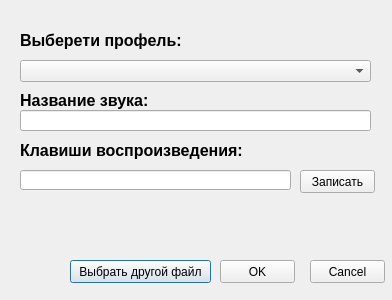
<?xml version="1.0" encoding="UTF-8"?>
<ui version="4.0">
 <class>Dialog</class>
 <widget class="QDialog" name="Dialog">
  <property name="geometry">
   <rect>
    <x>0</x>
    <y>0</y>
    <width>392</width>
    <height>300</height>
   </rect>
  </property>
  <property name="windowTitle">
   <string>Dialog</string>
  </property>
  <widget class="QComboBox" name="profile_selection_comboBox">
   <property name="geometry">
    <rect>
     <x>20</x>
     <y>60</y>
     <width>351</width>
     <height>22</height>
    </rect>
   </property>
  </widget>
  <widget class="QLabel" name="label">
   <property name="geometry">
    <rect>
     <x>20</x>
     <y>30</y>
     <width>171</width>
     <height>21</height>
    </rect>
   </property>
   <property name="font">
    <font>
     <pointsize>12</pointsize>
     <weight>75</weight>
     <bold>true</bold>
    </font>
   </property>
   <property name="text">
    <string>Выберети профель:</string>
   </property>
  </widget>
  <widget class="QLabel" name="label_2">
   <property name="geometry">
    <rect>
     <x>20</x>
     <y>90</y>
     <width>351</width>
     <height>21</height>
    </rect>
   </property>
   <property name="font">
    <font>
     <pointsize>12</pointsize>
     <weight>75</weight>
     <bold>true</bold>
    </font>
   </property>
   <property name="text">
    <string>Название звука:</string>
   </property>
  </widget>
  <widget class="QLineEdit" name="name_sound_lineEdit">
   <property name="geometry">
    <rect>
     <x>20</x>
     <y>110</y>
     <width>351</width>
     <height>21</height>
    </rect>
   </property>
  </widget>
  <widget class="QLabel" name="label_3">
   <property name="geometry">
    <rect>
     <x>20</x>
     <y>140</y>
     <width>351</width>
     <height>21</height>
    </rect>
   </property>
   <property name="font">
    <font>
     <pointsize>12</pointsize>
     <weight>75</weight>
     <bold>true</bold>
    </font>
   </property>
   <property name="text">
    <string>Клавиши воспроизведения:</string>
   </property>
  </widget>
  <widget class="QLineEdit" name="hot_key_lineEdit">
   <property name="geometry">
    <rect>
     <x>20</x>
     <y>170</y>
     <width>271</width>
     <height>20</height>
    </rect>
   </property>
   <property name="readOnly">
    <bool>true</bool>
   </property>
  </widget>
  <widget class="QPushButton" name="file_select_other_pushButton">
   <property name="geometry">
    <rect>
     <x>70</x>
     <y>260</y>
     <width>141</width>
     <height>23</height>
    </rect>
   </property>
   <property name="text">
    <string>Выбрать другой файл</string>
   </property>
  </widget>
  <widget class="QPushButton" name="ok_pushButton">
   <property name="geometry">
    <rect>
     <x>220</x>
     <y>260</y>
     <width>75</width>
     <height>23</height>
    </rect>
   </property>
   <property name="text">
    <string>OK</string>
   </property>
  </widget>
  <widget class="QPushButton" name="cancel_pushButton">
   <property name="geometry">
    <rect>
     <x>310</x>
     <y>260</y>
     <width>75</width>
     <height>23</height>
    </rect>
   </property>
   <property name="text">
    <string>Сancel</string>
   </property>
  </widget>
  <widget class="QPushButton" name="to_record_window_pushButton">
   <property name="geometry">
    <rect>
     <x>300</x>
     <y>170</y>
     <width>75</width>
     <height>23</height>
    </rect>
   </property>
   <property name="text">
    <string>Записать</string>
   </property>
  </widget>
 </widget>
 <resources/>
 <connections/>
</ui>
